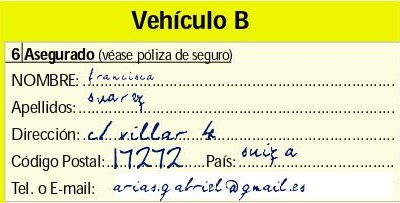
#> input picture test/test.jpg, 400 x 203 px, found by its file name
$ jupyter execute --allow-errors tfocr.ipynb
#> lines starting #> are read from the running program, lines starting #| are printed output that depends on the picture; after the words box and inside, x2 and y2 are one past the last pixel; in counts of white or black regions, pixels touching at a corner belong together
https://medium.com/analytics-vidhya/optical-character-recognition-using-tensorflow-533061285dd3

[cell 1]
from tensorflow.keras.preprocessing.image import ImageDataGenerator
from tensorflow.keras.optimizers.legacy import SGD
from sklearn.preprocessing import LabelBinarizer
from sklearn.model_selection import train_test_split
from sklearn.metrics import classification_report

[cell 2]
from imutils import build_montages
import matplotlib.pyplot as plt
import argparse
import cv2

[cell 3]
from tensorflow.keras.datasets import mnist
import numpy as np

def load_mnist_dataset():

  # load data from tensorflow framework
  ((trainData, trainLabels), (testData, testLabels)) = mnist.load_data()

  # Stacking train data and test data to form single array named data
  data = np.vstack([trainData, testData])

  # Vertical stacking labels of train and test set
  labels = np.hstack([trainLabels, testLabels])

  # return a 2-tuple of the MNIST data and labels
  return (data, labels)

[cell 4]
# [34 lines left out: function load_az_dataset, not called in this run]

#> (a cell that did not finish here is left out)

[cell 6]
import cv2
# the MNIST dataset occupies the labels 0-9, so let's add 10 to every A-Z label to ensure the A-Z characters are not incorrectly labeled

#> (the rest of this cell did not finish here and is left out)

[cell 7]
from sklearn import preprocessing
le = preprocessing.LabelBinarizer()
#> (the rest of this cell did not finish here and is left out)

[cell 8]
# construct the image generator for data augmentation
import tensorflow as tf

#> (the rest of this cell did not finish here and is left out)

[cell 9]
from keras.layers.convolutional import Conv2D
from keras.layers.convolutional import AveragePooling2D
from keras.layers.convolutional import MaxPooling2D
from keras.layers.convolutional import ZeroPadding2D
from keras.layers.core import Activation
from keras.layers.core import Dense
from keras.layers import Flatten
from keras.layers import Input
from keras.models import Model
from keras.layers import add
from keras.regularizers import l2
from keras import backend as K

class ResNet:
	# [108 lines left out: functions residual_module, build, not called in this run]

[cell 10]
EPOCHS = 50
INIT_LR = 1e-1
BS = 128

#> (a cell that did not finish here is left out)

[cell 12]
labelNames = "0123456789"

labelNames += "ABCDEFGHIJKLMNOPQRSTUVWXYZ"

labelNames = [l for l in labelNames]

#> (the rest of this cell did not finish here and is left out)

#> (a cell that did not finish here is left out)

#> (a cell that did not finish here is left out)

[cell 15]
# save the model to disk
print("[INFO] serializing network...")
#model.save('first_model', save_format="h5")
# construct a plot that plots and saves the training history
N = np.arange(0, EPOCHS)
plt.style.use("ggplot")
plt.figure()
#> (the rest of this cell did not finish here and is left out)

[cell 16]
output = ""

[cell 17]
images = []
# randomly select a few testing characters
#> (the rest of this cell did not finish here and is left out)

[cell 18]
output

[cell 19]
from tensorflow.keras.models import load_model
from imutils.contours import sort_contours
import numpy as np
import argparse
import imutils
import cv2

#> (a cell that did not finish here is left out)

[cell 21]
image = cv2.imread('test/test.jpg')
#> image is the input picture: shape (203, 400, 3); mean B, G, R 169.7, 232, 229.9

[cell 22]
gray = cv2.cvtColor(image, cv2.COLOR_BGR2GRAY)
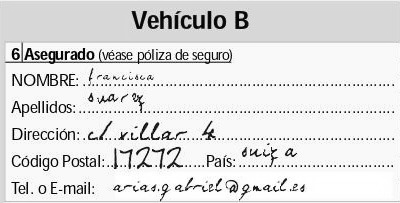
#> gray: shape (203, 400); min 0, max 255, mean 224.3
blurred = cv2.GaussianBlur(gray, (5, 5), 0)
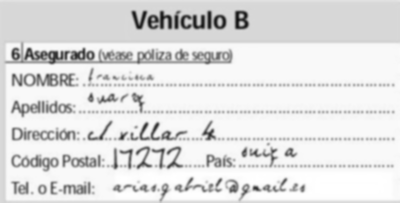
#> blurred: shape (203, 400); min 16, max 255, mean 224.2

[cell 23]
edged = cv2.Canny(blurred, 30, 150)
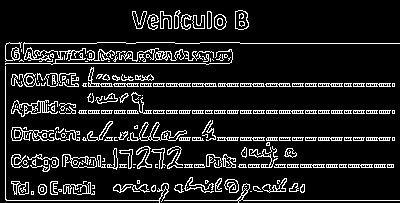
#> edged: shape (203, 400); 12% white in thin lines or dots
cnts = cv2.findContours(edged.copy(), cv2.RETR_EXTERNAL,
	cv2.CHAIN_APPROX_SIMPLE)
#> cnts = 211 contours, 104 with area under 20; largest, box (x1, y1, x2, y2) and area: (127, 122, 187, 141) 335, (11, 100, 58, 117) 307, (11, 127, 80, 141) 218, (235, 10, 249, 30) 216, (5, 47, 233, 65) 160
cnts = imutils.grab_contours(cnts)
cnts = sort_contours(cnts, method="left-to-right")[0]

[cell 24]
chars = []

[cell 25]
for c in cnts:
	# compute the bounding box of the contour
	(x, y, w, h) = cv2.boundingRect(c)
	# filter out bounding boxes, ensuring they are neither too small
	# nor too large
	if (w >= 5 and w <= 150) and (h >= 15 and h <= 120):
		# extract the character and threshold it to make the character
		# appear as *white* (foreground) on a *black* background, then
		# grab the width and height of the thresholded image
		roi = gray[y:y + h, x:x + w]
		thresh = cv2.threshold(roi, 0, 255,
			cv2.THRESH_BINARY_INV | cv2.THRESH_OTSU)[1]
		(tH, tW) = thresh.shape
		# if the width is greater than the height, resize along the
		# width dimension
		if tW > tH:
			thresh = imutils.resize(thresh, width=32)
		# otherwise, resize along the height
		else:
			thresh = imutils.resize(thresh, height=32)
   # re-grab the image dimensions (now that its been resized)
		# and then determine how much we need to pad the width and
		# height such that our image will be 32x32
		(tH, tW) = thresh.shape
		dX = int(max(0, 32 - tW) / 2.0)
		dY = int(max(0, 32 - tH) / 2.0)
		# pad the image and force 32x32 dimensions
		padded = cv2.copyMakeBorder(thresh, top=dY, bottom=dY,
			left=dX, right=dX, borderType=cv2.BORDER_CONSTANT,
			value=(0, 0, 0))
		padded = cv2.resize(padded, (32, 32))
		# prepare the padded image for classification via our
		# handwriting OCR model
		padded = padded.astype("float32") / 255.0
		padded = np.expand_dims(padded, axis=-1)
		# update our list of characters that will be OCR'd
		chars.append((padded, (x, y, w, h)))
#> this loop made 211 passes
#> (x, y, w, h, dX, dY) on passes 3, 7, 59, 63, 77, 88, 92, 94, 95, 101, 107, 109: (5, 42, 17, 20, 2, 0), (11, 100, 47, 17, 0, 10), (87, 121, 26, 20, 0, 4), (88, 67, 25, 20, 0, 3), (107, 148, 11, 22, 8, 0), (119, 149, 14, 20, 5, 0), (127, 122, 60, 19, 0, 11), (131, 92, 21, 22, 1, 0), (132, 11, 15, 18, 3, 0), (136, 146, 16, 23, 5, 0), (147, 14, 12, 16, 4, 0), (151, 148, 15, 21, 5, 0)
#> (x, y, w, h) on passes 1, 2, 4, 5, 6, 8: (5, 66, 164, 137), (5, 47, 228, 18), (11, 181, 18, 14), (11, 154, 18, 14), (11, 127, 69, 14), (11, 74, 12, 13)
#> pass 3, `thresh = imutils.resize(thresh, height=32)`:
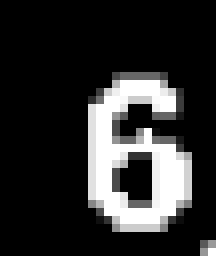
#> thresh: shape (32, 27) (shown 8 times larger); min 0, max 255, mean 45
#> pass 3, `padded = cv2.copyMakeBorder(thresh, top=dY, bottom=dY, left=dX, right=..`:
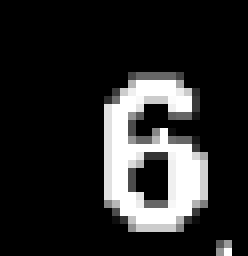
#> padded: shape (32, 31) (shown 8 times larger); min 0, max 255, mean 39.2
#> pass 3, `padded = cv2.resize(padded, (32, 32))`:
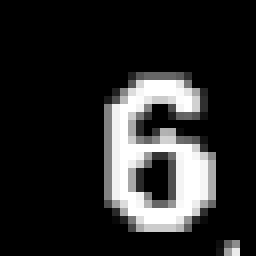
#> padded: shape (32, 32) (shown 8 times larger); min 0, max 255, mean 39.2
#> after the loop:
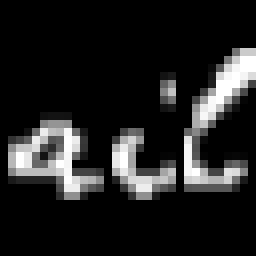
#> padded: shape (32, 32, 1) float32 (shown 8 times larger); min 0, max 1, mean 0.129
#> after the loop, chars = 24 items

[cell 26]
final_image=np.expand_dims(padded,axis=2)

[cell 27]
final_image.shape
#> Out = (32, 32, 1, 1)

[cell 28]
cv2.imshow("f", final_image)

[cell 29]
boxes = [b[1] for b in chars]
#> boxes = 24 items, first 6: (5, 42, 17, 20), (11, 100, 47, 17), (87, 121, 26, 20), (88, 67, 25, 20), (107, 148, 11, 22), (119, 149, 14, 20)
chars = np.array([c[0] for c in chars], dtype="float32")
# OCR the characters using our handwriting recognition model
#> (the rest of this cell did not finish here and is left out)
